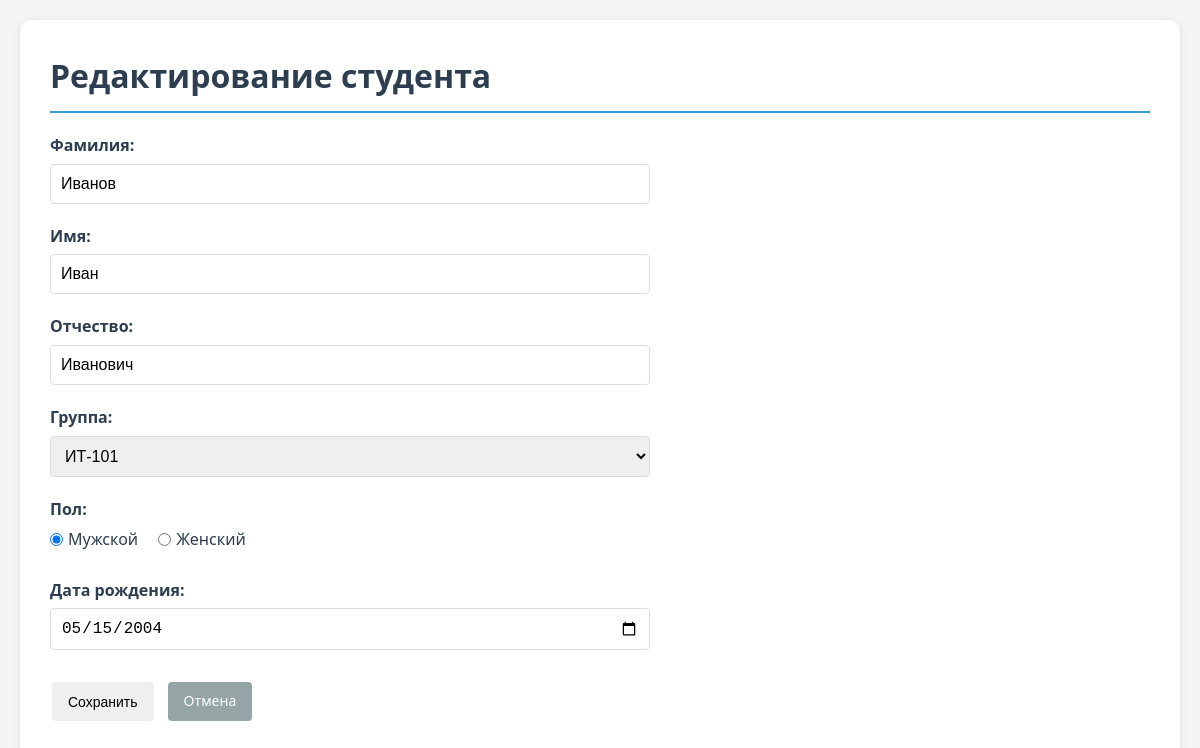
The page /student_form.php?id=1 on the database its author committed.
### tables this page shows
CREATE TABLE students (
    id INTEGER PRIMARY KEY AUTOINCREMENT,
    last_name TEXT NOT NULL,
    first_name TEXT NOT NULL,
    middle_name TEXT,
    group_id INTEGER NOT NULL,
    gender TEXT CHECK(gender IN ('М', 'Ж')),
    birth_date DATE,
    FOREIGN KEY (group_id) REFERENCES groups(id) ON DELETE RESTRICT
);

CREATE TABLE groups (
    id INTEGER PRIMARY KEY AUTOINCREMENT,
    group_number TEXT NOT NULL UNIQUE
);

### includes/functions.php (called while the page is built, shortened)
<?php
function getGroups($db) {
    $stmt = $db->query('SELECT * FROM groups ORDER BY group_number');
    return $stmt->fetchAll(PDO::FETCH_ASSOC);
}
function getStudent($db, $id) {
    $stmt = $db->prepare('SELECT s.*, g.group_number FROM students s
                         JOIN groups g ON s.group_id = g.id WHERE s.id = ?');
    $stmt->execute([$id]);
    return $stmt->fetch(PDO::FETCH_ASSOC);
}
?>

### public/student_form.php (the view, shortened to what this page needs)
<?php
require_once '../includes/db.php';
require_once '../includes/functions.php';
$db = getDB();
$groups = getGroups($db);
$student = null;
if (isset($_GET['id'])) {
    $student = getStudent($db, $_GET['id']);
}
?>
<!DOCTYPE html>
<html lang="ru">
<head>
    <link rel="stylesheet" href="styles.css">
</head>
<body>
    <div class="container">
        <h1><?= $student ? 'Редактирование студента' : 'Добавление нового студента' ?></h1>
        <form method="post" class="form">
            <div class="form-group">
                <label>Фамилия:</label>
                <input type="text" name="last_name"
                       value="<?= htmlspecialchars($student['last_name'] ?? '') ?>" required>
            </div>
            <div class="form-group">
                <label>Имя:</label>
                <input type="text" name="first_name"
                       value="<?= htmlspecialchars($student['first_name'] ?? '') ?>" required>
            </div>
            <div class="form-group">
                <label>Отчество:</label>
                <input type="text" name="middle_name"
                       value="<?= htmlspecialchars($student['middle_name'] ?? '') ?>">
            </div>
            <div class="form-group">
                <label>Группа:</label>
                <select name="group_id" required>
                    <?php foreach ($groups as $group): ?>
                        <option value="<?= $group['id'] ?>"
                            <?= ($student['group_id'] ?? '') == $group['id'] ? 'selected' : '' ?>>
                            <?= htmlspecialchars($group['group_number']) ?>
                        </option>
                    <?php endforeach; ?>
                </select>
            </div>
            <div class="form-group">
                <label>Пол:</label>
                <div class="radio-group">
                    <label>
                        <input type="radio" name="gender" value="М"
                            <?= ($student['gender'] ?? '') == 'М' ? 'checked' : '' ?> required> Мужской
                    </label>
                    <label>
                        <input type="radio" name="gender" value="Ж"
                            <?= ($student['gender'] ?? '') == 'Ж' ? 'checked' : '' ?>> Женский
                    </label>
                </div>
            </div>
            <div class="form-group">
                <label>Дата рождения:</label>
                <input type="date" name="birth_date"
                       value="<?= $student['birth_date'] ?? '' ?>">
            </div>
            <div class="form-actions">
                <button type="submit" class="btn">Сохранить</button>
                <a href="index.php" class="btn cancel">Отмена</a>
            </div>
        </form>
    </div>
</body>
</html>

### public/styles.css (style rules this page uses)
* { margin: 0; padding: 0; box-sizing: border-box; }
body { font-family: 'Segoe UI', Tahoma, Geneva, Verdana, sans-serif; line-height: 1.6; color: #333; background-color: #f5f5f5; padding: 20px; }
.container { max-width: 1200px; margin: 0 auto; background: white; padding: 30px; border-radius: 10px; box-shadow: 0 2px 10px rgba(0,0,0,0.1); }
h1 { color: #2c3e50; margin-bottom: 20px; padding-bottom: 10px; border-bottom: 2px solid #3498db; }
.btn { display: inline-block; padding: 8px 16px; text-decoration: none; border-radius: 4px; font-weight: 500; cursor: pointer; transition: all 0.3s ease; border: none; font-size: 14px; margin: 2px; }
.btn.cancel { background-color: #95a5a6; color: white; }
.form { max-width: 600px; margin: 20px 0; }
.form-group { margin-bottom: 20px; }
.form-group label { display: block; margin-bottom: 5px; font-weight: 600; color: #2c3e50; }
.form-group input[type="text"], .form-group input[type="date"], .form-group select { width: 100%; padding: 10px; border: 1px solid #ddd; border-radius: 4px; font-size: 16px; }
.radio-group { display: flex; gap: 20px; margin-top: 5px; }
.radio-group label { display: flex; align-items: center; font-weight: normal; cursor: pointer; }
.radio-group input[type="radio"] { margin-right: 5px; }
.form-actions { display: flex; gap: 10px; margin-top: 30px; }

### rows shown on the page
students: last_name "Иванов", first_name "Иван", middle_name "Иванович", group_id "ИТ-101", gender "☑ Мужской", gender "☐ Женский", birth_date "05/15/2004"
